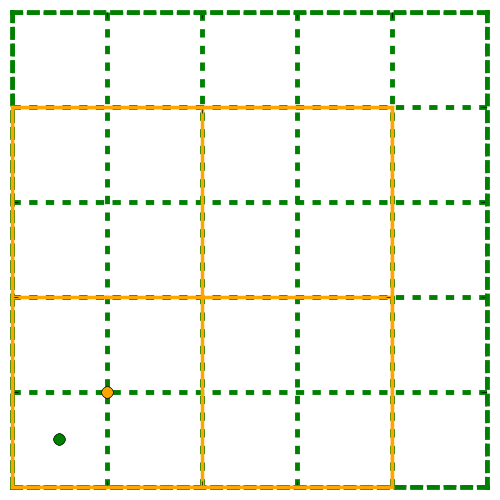

This chart was generated by the following Python code:
#! /usr/bin/env python

import sys
from pylab import *

#  Script to generate the BinShrinkGrid.png image.
#  By David T. Chen, [email redacted]
#
#
outname = "BinShrinkGrid.png"

if len(sys.argv) > 1:
    outname = sys.argv[len(sys.argv)-1]


fig = figure( figsize=[5,5], frameon=False, facecolor='pink' )


#
# Draw a white background axis.  Hack to get a white border on the image.
#

ax0 = axes([0.0,0.0,1.0,1.0], alpha=0.0)
ax0.set_xticklabels([])
ax0.set_yticklabels([])
ax0.tick_params( bottom='off', top='off', left='off', right='off' )


#
#  The larger, green background grid
#

ax = axes([0.025,0.025,0.95,0.95], alpha=0.0)

color1 = 'green'

for side in (['bottom', 'top', 'left', 'right']):
    ax.spines[side].set_color(color1)
    ax.spines[side].set_linestyle('dashed')
    ax.spines[side].set_linewidth(3.5)

ax.set_xlim(0,5)
ax.set_ylim(0,5)
ax.xaxis.set_major_locator(MultipleLocator(1.0))
ax.yaxis.set_major_locator(MultipleLocator(1.0))
ax.grid(which='major', axis='x', linewidth=3.50, linestyle='dashed', color=color1)
ax.grid(which='major', axis='y', linewidth=3.50, linestyle='dashed', color=color1)
ax.set_xticklabels([])
ax.set_yticklabels([])
ax.tick_params( bottom='off', top='off', left='off', right='off' )

# draw a dot marking the pixel center
plot(.5,.5, marker='o', markerfacecolor=color1, markersize=8)


#
# The smaller, orange foreground grid
#

ax2 = axes( [0.025, 0.025, .760, .760], alpha=0.0, frameon=True)
#print dir(ax2)

ax2.set_axis_bgcolor([1.,1.,1.,0.])

color2 = 'orange'

for side in (['bottom', 'top', 'left', 'right']):
    ax2.spines[side].set_color(color2)
    ax2.spines[side].set_linewidth(2.5)
    ax2.spines[side].set_alpha(1.0)

ax2.set_xlim(0,4)
ax2.set_ylim(0,4)
ax2.set_alpha(0.0)
ax2.xaxis.set_major_locator(MultipleLocator(2.0))
ax2.yaxis.set_major_locator(MultipleLocator(2.0))
ax2.grid(which='major', axis='x', linewidth=2.50, linestyle='-', color=color2, alpha=1.0)
ax2.grid(which='major', axis='y', linewidth=2.50, linestyle='-', color=color2, alpha=1.0)
ax2.set_xticklabels([])
ax2.set_yticklabels([])
ax2.tick_params( bottom='off', top='off', left='off', right='off' )

# draw a dot marking the pixel center
plot(1.,1., marker='o', markerfacecolor=color2, markersize=8)


#
# Write the resulting diagram
#

#show()
savefig(outname)
